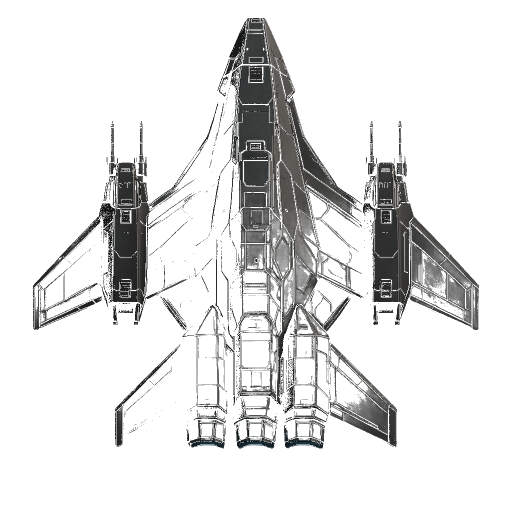
#> input picture assets/ships/mcc_frg.png, 1024 x 1024 px, found by its file name (shown at 1/2 size)
$ python generate_crate_banners.py
#> lines starting #> are read from the running program, lines starting #| are printed output that depends on the picture; after the words box and inside, x2 and y2 are one past the last pixel; in counts of white or black regions, pixels touching at a corner belong together
from pathlib import Path
import math
import random

from PIL import Image, ImageDraw, ImageEnhance, ImageFilter, ImageFont


ROOT = Path(__file__).resolve().parents[1]
BANNERS = ROOT / "assets" / "banners"
SHIPS = ROOT / "assets" / "ships" / "top"
W, H = 1024, 512


def font(size, bold=False):
#> called with size = 68, bold = True
    candidates = [
        "/System/Library/Fonts/Supplemental/Arial Bold.ttf" if bold else "/System/Library/Fonts/Supplemental/Arial.ttf",
        "/System/Library/Fonts/Supplemental/Helvetica Bold.ttf" if bold else "/System/Library/Fonts/Supplemental/Helvetica.ttf",
        "/Library/Fonts/Arial Bold.ttf" if bold else "/Library/Fonts/Arial.ttf",
        "/usr/share/fonts/truetype/dejavu/DejaVuSans-Bold.ttf" if bold else "/usr/share/fonts/truetype/dejavu/DejaVuSans.ttf",
    ]
    for candidate in candidates:
        if candidate and Path(candidate).exists():
            return ImageFont.truetype(candidate, size)
    return ImageFont.load_default()


FONT_TITLE = font(68, True)
FONT_BADGE = font(34, True)


def radial_mask(size, center, radius, softness=1.0):
    w, h = size
    cx, cy = center
    px = Image.new("L", size, 0)
    pix = px.load()
    soft = max(1.0, radius * softness)
    for y in range(h):
        for x in range(w):
            d = math.hypot((x - cx) / radius, (y - cy) / radius)
            v = int(max(0, 255 * (1 - d) / soft))
            pix[x, y] = min(255, v)
    return px.filter(ImageFilter.GaussianBlur(24))


def make_gradient(top, bottom):
#> called with top = (8, 18, 42), bottom = (3, 8, 18)
    img = Image.new("RGB", (W, H))
#> img: PIL image 1024x512 RGB; every value is 0
    pix = img.load()
    for y in range(H):
        t = y / (H - 1)
        for x in range(W):
            pix[x, y] = tuple(int(top[i] * (1 - t) + bottom[i] * t) for i in range(3))
    return img.convert("RGBA")


def add_noise(img, amount=26):
    rnd = random.Random(250528)
    noise = Image.new("L", img.size)
    npix = noise.load()
    for y in range(img.height):
        for x in range(img.width):
            npix[x, y] = rnd.randrange(256)
    noise = ImageEnhance.Contrast(noise).enhance(1.8)
    tint = Image.merge("RGBA", (noise, noise, noise, Image.new("L", img.size, amount)))
    return Image.alpha_composite(img, tint)


def add_stars(draw, count, palette, seed):
#> called with count = 170, seed = 1
    rnd = random.Random(seed)
    for _ in range(count):
        x = rnd.randrange(W)
        y = rnd.randrange(int(H * 0.78))
        r = rnd.choice([1, 1, 1, 2])
        col = rnd.choice(palette)
        a = rnd.randrange(80, 210)
        draw.ellipse((x - r, y - r, x + r, y + r), fill=(*col, a))
#> in nebula, `layer = Image.new("RGBA", img.size, (0, 0, 0, 0))`: layer: PIL image 1024x512 RGBA; every value is 0
#> the loop in nebula, `for col in colors:` made 2 passes
#> pass 1, in nebula, `mask = radial_mask(img.size, (rnd.randrange(120, 940), rnd.randrange(4..`:
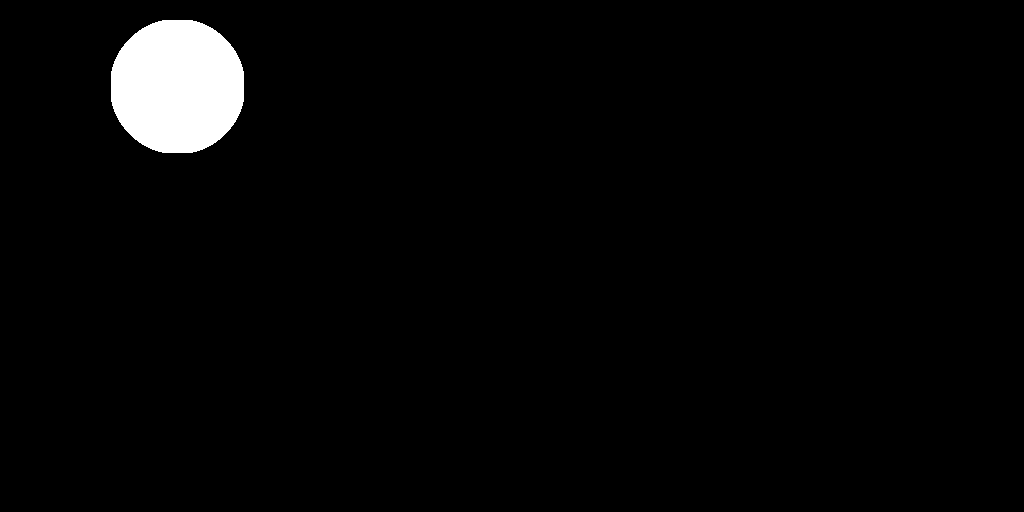
#> mask: PIL image 1024x512 L; values 0 (black) and 1 (white), 2.7% white; 1 white region, box (x1, y1, x2, y2) and area: (111, 20, 244, 153) 14349
#> pass 1, in nebula, `blob = Image.new("RGBA", img.size, (*col, rnd.randrange(70, 135)))`:
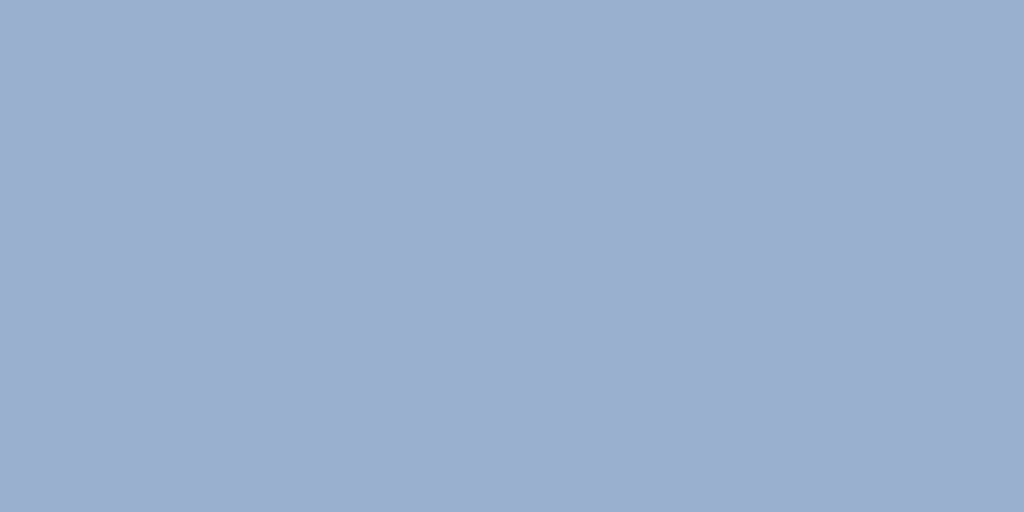
#> blob: PIL image 1024x512 RGBA; mean R, G, B, A 33, 82, 150, 116; transparent parts drawn white


def add_mars(img, center, radius, palette, seed):
#> called with center = (790, 460), radius = 185, seed = 3
    rnd = random.Random(seed)
    planet = Image.new("RGBA", (radius * 2, radius * 2), (0, 0, 0, 0))
#> planet: PIL image 370x370 RGBA; every value is 0
    d = ImageDraw.Draw(planet, "RGBA")
    for y in range(radius * 2):
        for x in range(radius * 2):
            dx, dy = x - radius, y - radius
            dist = math.hypot(dx, dy)
            if dist <= radius:
                shade = 1 - dist / radius * 0.55
                light = max(0, (dx * -0.55 + dy * -0.20) / radius) * 0.38
                bands = math.sin((y + rnd.random() * 2) * 0.045) * 0.07
                base = palette[int((y / (radius * 2)) * (len(palette) - 1))]
                col = tuple(max(0, min(255, int(c * (shade + light + bands)))) for c in base)
                planet.putpixel((x, y), (*col, 255))
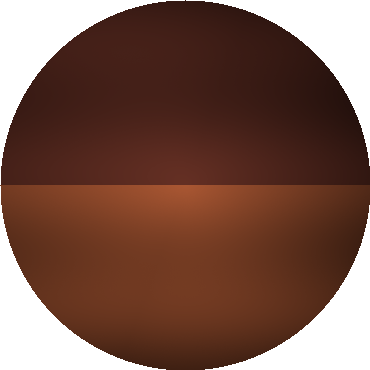
#> planet: PIL image 370x370 RGBA; mean R, G, B, A 67.7, 33.5, 21.5, 200.2; transparent parts drawn white
    haze = planet.filter(ImageFilter.GaussianBlur(18))
    haze = ImageEnhance.Brightness(haze).enhance(1.45)
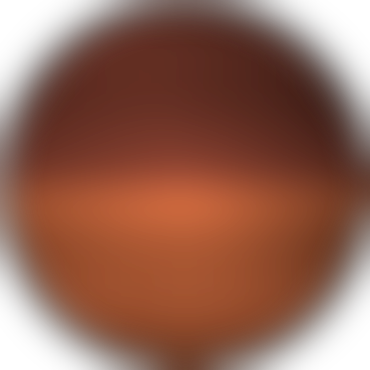
#> haze: PIL image 370x370 RGBA; mean R, G, B, A 96.3, 47.4, 30.3, 196.7; transparent parts drawn white
    img.alpha_composite(haze, (center[0] - radius, center[1] - radius))
    img.alpha_composite(planet, (center[0] - radius, center[1] - radius))
    d = ImageDraw.Draw(img, "RGBA")
    d.arc((center[0] - radius - 22, center[1] - radius - 14, center[0] + radius + 22, center[1] + radius + 14), 194, 340, fill=(255, 188, 120, 70), width=5)


def nebula(img, colors, seed):
    rnd = random.Random(seed)
    layer = Image.new("RGBA", img.size, (0, 0, 0, 0))
    for col in colors:
        mask = radial_mask(img.size, (rnd.randrange(120, 940), rnd.randrange(40, 400)), rnd.randrange(150, 360), 0.9)
        blob = Image.new("RGBA", img.size, (*col, rnd.randrange(70, 135)))
        layer = Image.composite(blob, layer, mask)
    img.alpha_composite(layer.filter(ImageFilter.GaussianBlur(28)))


def load_ship(name):
#> called with name = 'mcc_frg.png'
    ship = Image.open(SHIPS / name).convert("RGBA")
#> ship is the input picture: PIL image 1024x1024 RGBA; mean R, G, B, A 8.8, 8.9, 8.7, 34.9
    alpha = ship.getchannel("A").filter(ImageFilter.GaussianBlur(0.35))
    rgb = ImageEnhance.Contrast(ship.convert("RGB")).enhance(1.35)
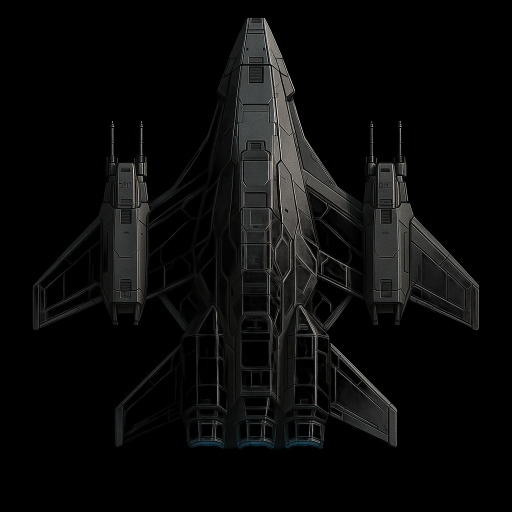
#> rgb: PIL image 1024x1024 RGB (shown at 1/2 size); mean R, G, B 10.8, 10.9, 10.6
    rgb = ImageEnhance.Sharpness(rgb).enhance(1.55)
    ship = rgb.convert("RGBA")
    ship.putalpha(alpha)
    return ship


def place_ship(canvas, name, center, scale, angle, glow, trail=True):
    ship = load_ship(name)
    size = int(320 * scale)
    ship = ship.resize((size, size), Image.Resampling.LANCZOS).rotate(angle, expand=True, resample=Image.Resampling.BICUBIC)
#> ship: PIL image 342x342 RGBA
    x = int(center[0] - ship.width / 2)
#> x = 393
    y = int(center[1] - ship.height / 2)
#> y = 49

    shadow = Image.new("RGBA", ship.size, (*glow, 0))
    shadow.putalpha(ship.getchannel("A").filter(ImageFilter.GaussianBlur(18)))
    canvas.alpha_composite(shadow, (x, y))
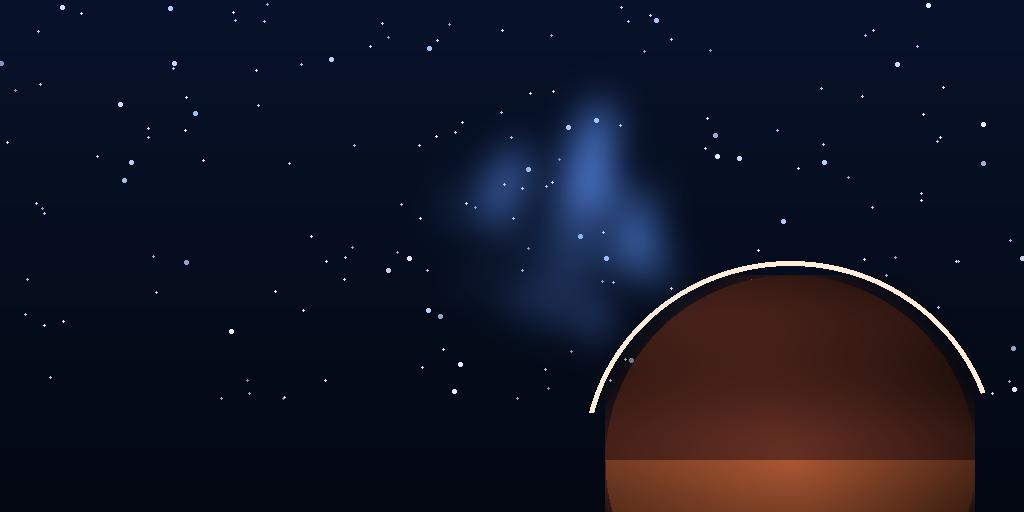
#> canvas: PIL image 1024x512 RGBA; mean R, G, B, A 19, 20.4, 35.2, 253.8; transparent parts drawn white

    if trail:
        tr = Image.new("RGBA", canvas.size, (0, 0, 0, 0))
        d = ImageDraw.Draw(tr, "RGBA")
        for i in range(6):
            off = 28 + i * 22
            d.line((center[0] - off, center[1] + 8 + i, center[0] - off - 190, center[1] + 36 + i * 7), fill=(*glow, max(0, 95 - i * 12)), width=max(2, 10 - i))
        canvas.alpha_composite(tr.filter(ImageFilter.GaussianBlur(8)))
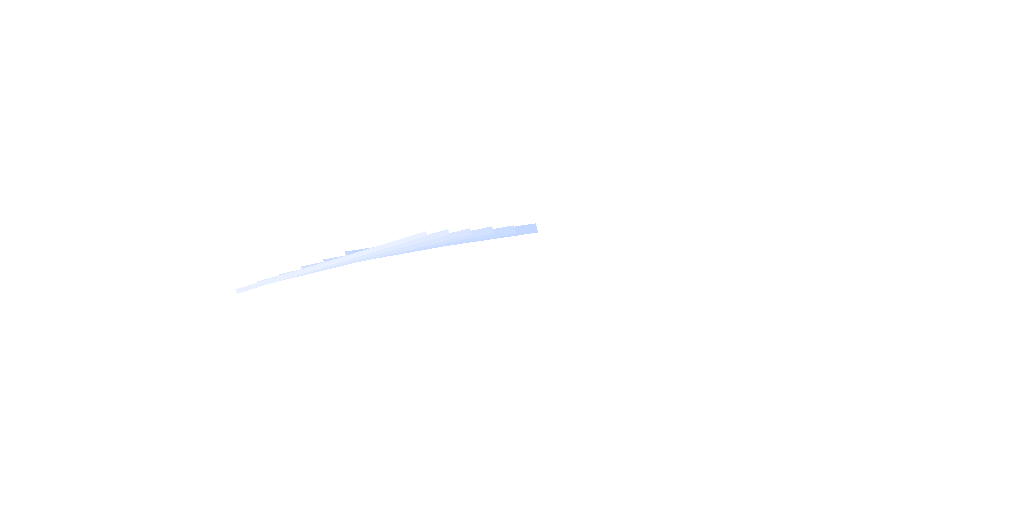
#> tr: PIL image 1024x512 RGBA; mean R, G, B, A 0.6, 0.9, 1.6, 0.4; transparent parts drawn white

    canvas.alpha_composite(ship, (x, y))


def draw_title(img, text, color):
    return  # 배너에 텍스트 굽지 않음 — 가챠 카드가 현지화 이름을 오버레이하므로 중복+잘림 방지
    layer = Image.new("RGBA", img.size, (0, 0, 0, 0))
    d = ImageDraw.Draw(layer, "RGBA")
    x, y = 52, 362
    for blur, alpha in [(18, 170), (7, 230)]:
        glow = Image.new("RGBA", img.size, (0, 0, 0, 0))
        gd = ImageDraw.Draw(glow, "RGBA")
        gd.text((x, y), text, font=FONT_TITLE, fill=(*color, alpha))
        layer.alpha_composite(glow.filter(ImageFilter.GaussianBlur(blur)))
    d.text((x + 3, y + 4), text, font=FONT_TITLE, fill=(0, 0, 0, 190))
    d.text((x, y), text, font=FONT_TITLE, fill=(246, 250, 255, 255))
    img.alpha_composite(layer)


def draw_badge(img, stars, color):
    d = ImageDraw.Draw(img, "RGBA")
    box = (756, 42, 966, 112)
    d.rounded_rectangle(box, radius=18, fill=(7, 11, 24, 188), outline=(*color, 210), width=2)
    d.rounded_rectangle((box[0] + 4, box[1] + 4, box[2] - 4, box[3] - 4), radius=14, outline=(*color, 74), width=1)
    text = "★" * stars
    bbox = d.textbbox((0, 0), text, font=FONT_BADGE)
    tx = box[0] + (box[2] - box[0] - (bbox[2] - bbox[0])) / 2
    ty = box[1] + (box[3] - box[1] - (bbox[3] - bbox[1])) / 2 - 2
    d.text((tx, ty), text, font=FONT_BADGE, fill=(*color, 255))


def cinematic_finish(img, color):
    d = ImageDraw.Draw(img, "RGBA")
    d.rectangle((0, 0, W, H), outline=(*color, 140), width=3)
    vignette = Image.new("L", img.size, 0)
    vp = vignette.load()
    for y in range(H):
        for x in range(W):
            dx = abs(x - W / 2) / (W / 2)
            dy = abs(y - H / 2) / (H / 2)
            vp[x, y] = int(min(220, max(0, (dx * dx + dy * dy - 0.34) * 210)))
    dark = Image.new("RGBA", img.size, (0, 0, 0, 210))
    img.alpha_composite(Image.composite(dark, Image.new("RGBA", img.size, (0, 0, 0, 0)), vignette))
    return add_noise(img, 18)


def standard():
    img = make_gradient((8, 18, 42), (3, 8, 18))
    d = ImageDraw.Draw(img, "RGBA")
    add_stars(d, 170, [(120, 175, 255), (205, 228, 255), (92, 120, 180)], 1)
    nebula(img, [(33, 82, 150), (18, 48, 104)], 2)
    add_mars(img, (790, 460), 185, [(95, 45, 34), (160, 82, 48), (204, 116, 66)], 3)
    for name, c, s, a in [("mcc_frg.png", (564, 220), 0.84, -19), ("cv_frg.png", (698, 260), 0.62, -15), ("mcc_dst.png", (438, 278), 0.52, -23)]:
        place_ship(img, name, c, s, a, (95, 150, 255))
#> pass 2 of the loop in standard, `for name, c, s, a in [("mcc_frg.png", (564, 220), 0.84, -19), ("cv_frg..`:
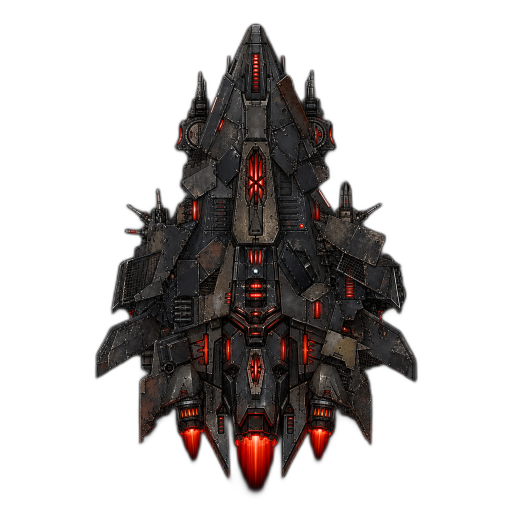
#> input picture assets/ships/cv_frg.png, 1024 x 1024 px, found by its file name (shown at 1/2 size)
#> in load_ship, ship is the input picture: PIL image 1024x1024 RGBA; mean R, G, B, A 15.7, 12.2, 11.3, 79.8
#> in place_ship (call 2), `canvas.alpha_composite(tr.filter(ImageFilter.GaussianBlur(8)))`:
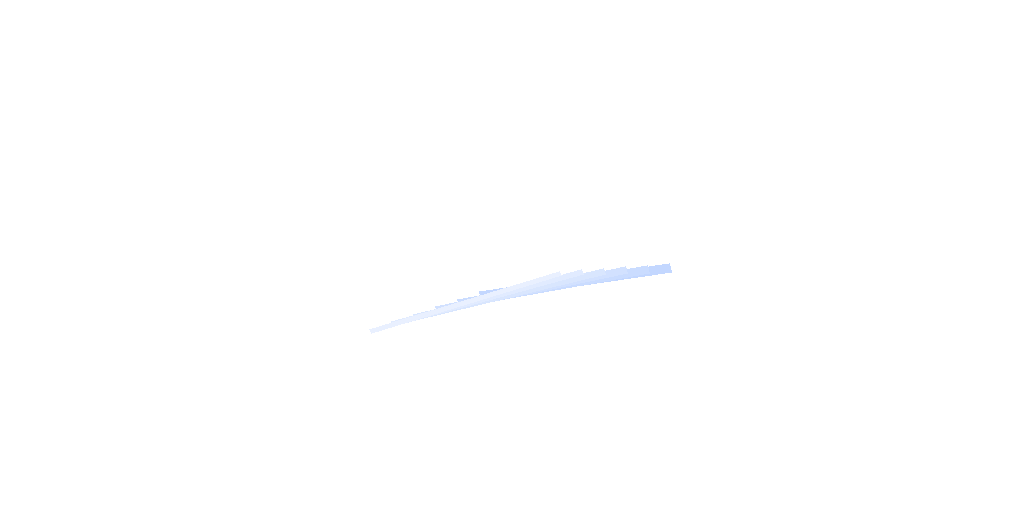
#> tr: PIL image 1024x512 RGBA; mean R, G, B, A 0.6, 0.9, 1.6, 0.4; transparent parts drawn white
#> in place_ship (call 2), `canvas.alpha_composite(ship, (x, y))`:
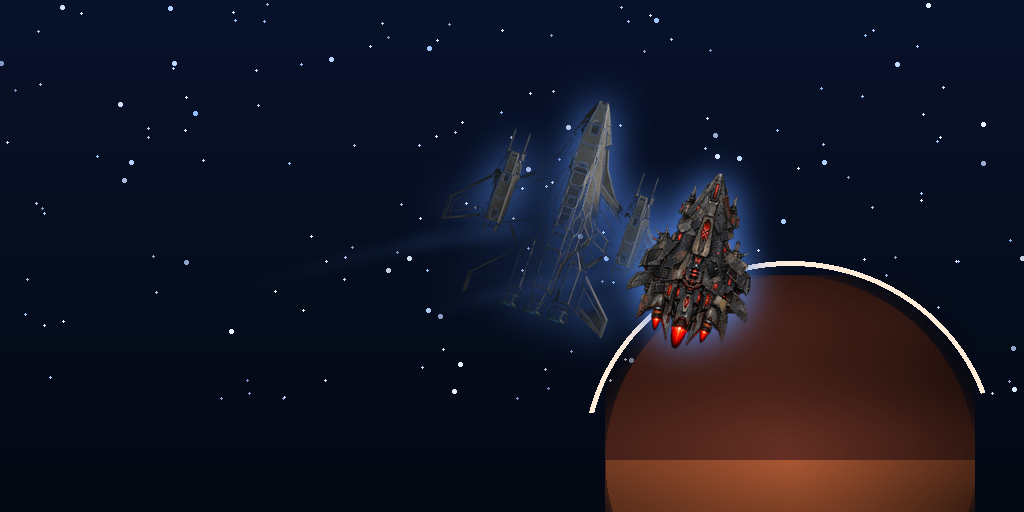
#> canvas: PIL image 1024x512 RGBA; mean R, G, B, A 20.4, 21.7, 35.9, 254.1; transparent parts drawn white
#> pass 3 of the loop in standard, `for name, c, s, a in [("mcc_frg.png", (564, 220), 0.84, -19), ("cv_frg..`:
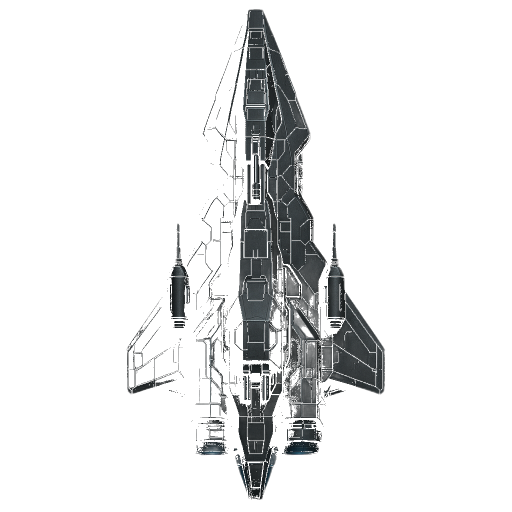
#> input picture assets/ships/mcc_dst.png, 1024 x 1024 px, found by its file name (shown at 1/2 size)
#> in load_ship, ship is the input picture: PIL image 1024x1024 RGBA; mean R, G, B, A 5.4, 6.2, 6.5, 27.6
#> in load_ship (call 3), `alpha = ship.getchannel("A").filter(ImageFilter.GaussianBlur(0.35))`:
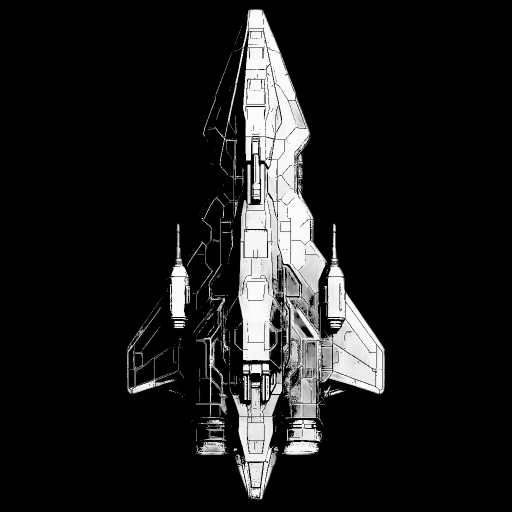
#> alpha: PIL image 1024x1024 L (shown at 1/2 size); min 0, max 254, mean 27.6
#> in load_ship (call 3), `rgb = ImageEnhance.Contrast(ship.convert("RGB")).enhance(1.35)`:
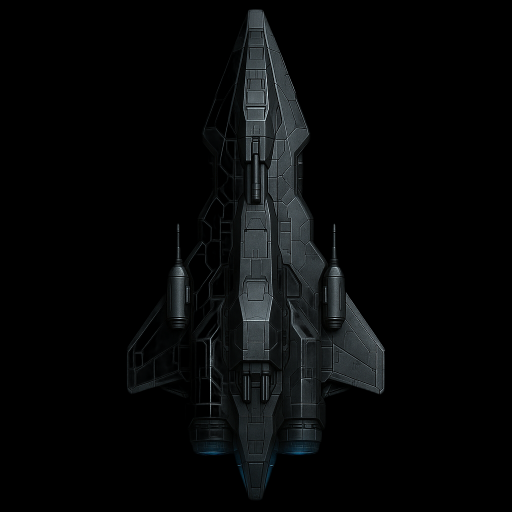
#> rgb: PIL image 1024x1024 RGB (shown at 1/2 size); mean R, G, B 6.8, 7.9, 8.2
    draw_badge(img, 1, (150, 186, 235))
#> in draw_badge, `bbox = d.textbbox((0, 0), text, font=FONT_BADGE)`: bbox = (0, 7, 30, 33)
#> in draw_badge, `tx = box[0] + (box[2] - box[0] - (bbox[2] - bbox[0])) / 2`: tx = 846
#> in draw_badge, `ty = box[1] + (box[3] - box[1] - (bbox[3] - bbox[1])) / 2 - 2`: ty = 62
    draw_title(img, "STANDARD CRATE", (100, 160, 255))
    return cinematic_finish(img, (87, 142, 220))


def premium():
    img = make_gradient((30, 10, 48), (8, 6, 26))
    d = ImageDraw.Draw(img, "RGBA")
    add_stars(d, 220, [(218, 140, 255), (255, 190, 238), (138, 120, 255)], 4)
    nebula(img, [(150, 56, 220), (236, 56, 164), (76, 90, 220)], 5)
    add_mars(img, (204, 446), 202, [(95, 37, 42), (170, 72, 63), (225, 104, 74)], 6)
    for name, c, s, a in [("fsp_bs.png", (594, 222), 1.04, -15), ("mcc_bs.png", (756, 282), 0.72, -11), ("fsp_crs.png", (406, 292), 0.68, -20), ("cv_crs.png", (282, 228), 0.48, -17)]:
        place_ship(img, name, c, s, a, (205, 88, 255))
    draw_badge(img, 3, (201, 126, 255))
    draw_title(img, "PREMIUM CRATE", (218, 72, 255))
    return cinematic_finish(img, (185, 72, 255))


def legendary():
    img = make_gradient((56, 19, 6), (9, 6, 14))
    d = ImageDraw.Draw(img, "RGBA")
    add_stars(d, 210, [(255, 211, 128), (255, 145, 70), (255, 238, 190)], 7)
    nebula(img, [(250, 132, 33), (255, 212, 82), (185, 58, 28)], 8)
    add_mars(img, (510, 482), 255, [(112, 38, 21), (210, 83, 34), (255, 151, 60)], 9)
    for x, y, a in [(114, 142, -13), (330, 104, -5), (732, 138, 12)]:
        d.line((x, y, x + 190, y + 55), fill=(255, 220, 110, 170), width=5)
        d.line((x, y, x + 190, y + 55), fill=(255, 108, 54, 80), width=14)
    place_ship(img, "cv_titan.png", (598, 222), 1.34, -10, (255, 189, 68), True)
    for name, c, s, a in [("mcc_bs.png", (304, 286), 0.66, -18), ("fsp_bs.png", (826, 298), 0.70, -4), ("cv_crs.png", (452, 152), 0.48, -16)]:
        place_ship(img, name, c, s, a, (255, 180, 70), True)
    draw_badge(img, 5, (255, 211, 88))
    draw_title(img, "LEGENDARY CRATE", (255, 196, 56))
    return cinematic_finish(img, (255, 178, 50))


def main():
    BANNERS.mkdir(parents=True, exist_ok=True)
    outputs = {
        "crate_standard.png": standard(),
        "crate_premium.png": premium(),
        "crate_legendary.png": legendary(),
    }
    for name, img in outputs.items():
        path = BANNERS / name
        img.convert("RGB").save(path, "PNG", optimize=True)
        print(path.relative_to(ROOT), path.stat().st_size)


if __name__ == "__main__":
#> (the run stopped early here; a loop or call above may not have finished)
